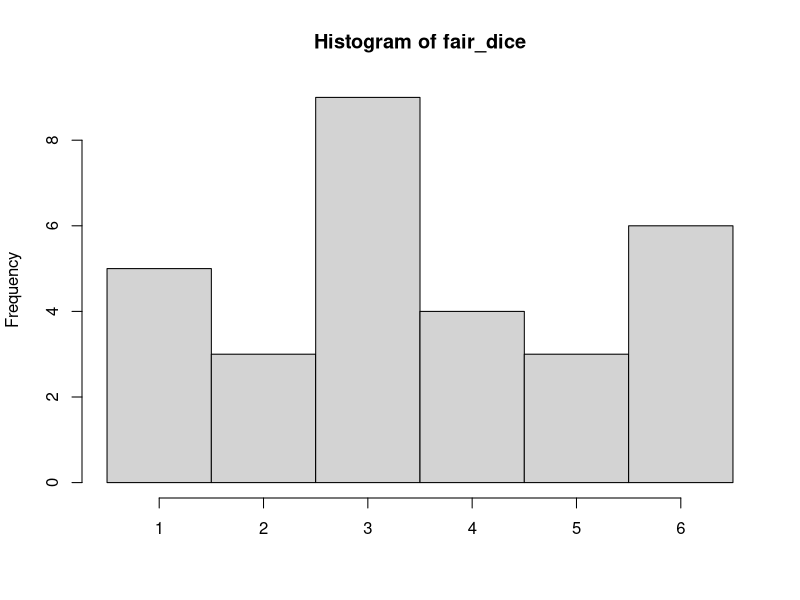
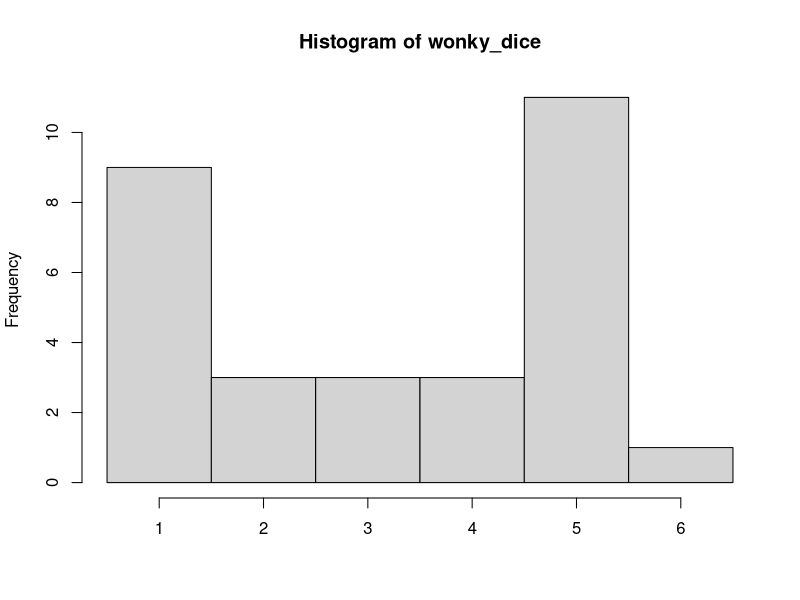
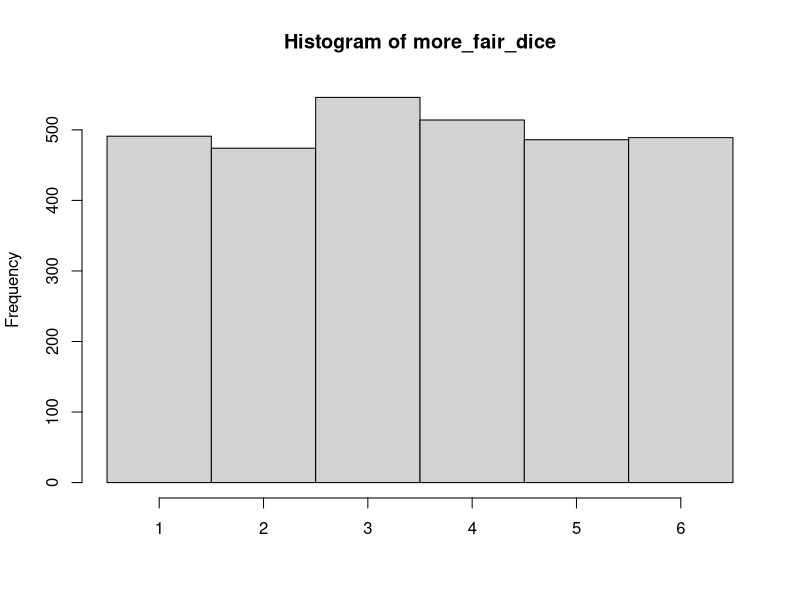

R code for these plots, in order:
## ---- chunk 1
# set.seed(212) # for reproducible random numbers  
fair_dice <- sample(1:6, 30, replace = T)  
cat(fair_dice) 
## ---- chunk 2
hist(fair_dice, breaks = 0.5:6.5, xlab = NULL)
## ---- chunk 3
wonky_dice <- sample(c(1:6, rep(c(1, 5), 6)), 30, replace = T)
cat(wonky_dice)
## ---- chunk 4
hist(wonky_dice, breaks = 0.5:6.5, xlab = NULL)
## ---- chunk 5
# set.seed(212) # for reproducible random numbers  
more_fair_dice <- sample(1:6, 3000, replace = T)  
hist(more_fair_dice, breaks = 0.5:6.5, xlab = NULL)
